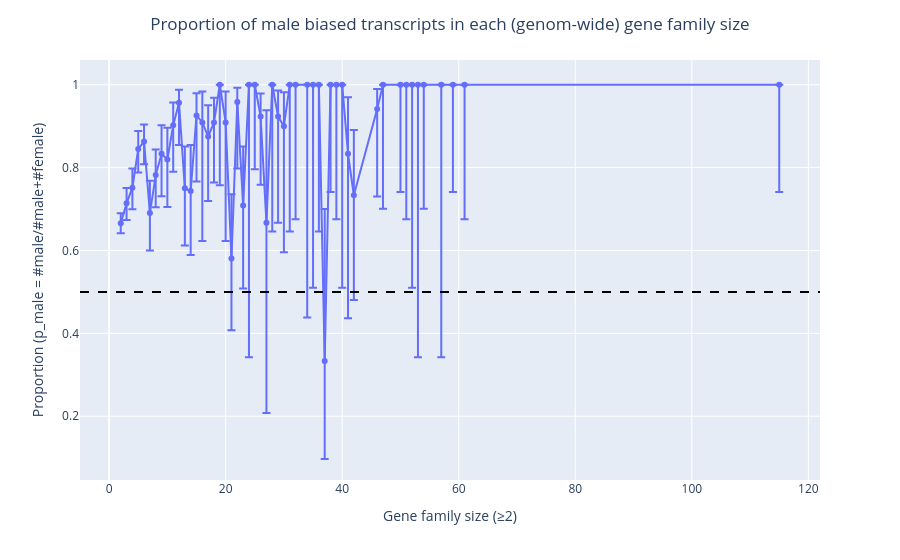

Write notebook code for a chart like this one.
### Markdown cell above
Plot

### Code cell
'''
SWITCH BACK TO hog_size_expressed to get the old plot back!
'''

fig1 = px.line(
    hog_counts,
    x="hog_size_genome",
    y="p_male",
    markers=True,
    hover_data={
        "male": True,
        "female": True,
        "total_biased": True,
        "p_male": ":.3f"
    }
)

fig1.update_traces(
    error_y=dict(
        type="data",
        symmetric=False,
        array=hog_counts["ci_upper"] - hog_counts["p_male"],
        arrayminus=hog_counts["p_male"] - hog_counts["ci_lower"]
    )
)

fig1.add_hline(
    y=0.5,
    line_dash="dash",
    line_color="black"
)

fig1.update_layout(
    title=dict(text="Proportion of male biased transcripts in each (genom-wide) gene family size", x=0.5, xanchor="center"),
    xaxis_title="Gene family size (≥2)",
    yaxis_title="Proportion (p_male = #male/#male+#female)",
)

fig1.show()

### Figure 1 — Plotly figure (JSON) as saved in the notebook; plotly's stock layout.template omitted (floating-point values rounded to 4 significant figures; data arrays with more than 128 entries replaced by an {"elided": "..."} marker saying what was removed)
{"data": [{"customdata": {"elided": "51x3 int values"}, "error_y": {"array": [0.02363, 0.03704, 0.04593, 0.0436, 0.04112, 0.07782, 0.06172, 0.06867, 0.07654, 0.05543, 0.03147, 0.1008, 0.1107, 0.05352, 0.07468, 0.0753, 0.05951, 0.0, 0.07468, 0.1552, 0.03427, 0.1425, 0.0, 0.0, 0.05557, 0.2718, 0.0, 0.06321, 0.08212, 0.0, 0.0, 0.0, 0.0, 0.0, 0.3667, 0.0, 0.0, 0.0, 0.1366, 0.1577, 0.04836, 0.0, 0.0, 0.0, 0.0, 0.0, 0.0, 0.0, 0.0, 0.0, 0.0], "arrayminus": [0.02449, 0.04015, 0.05242, 0.05661, 0.05501, 0.09033, 0.07755, 0.1024, 0.1144, 0.1117, 0.1018, 0.1378, 0.1544, 0.1596, 0.2865, 0.1557, 0.1448, 0.2425, 0.2865, 0.173, 0.1608, 0.2, 0.6576, 0.2039, 0.1645, 0.459, 0.3543, 0.2562, 0.3042, 0.3543, 0.3244, 0.5615, 0.4899, 0.3543, 0.2366, 0.2588, 0.3244, 0.4899, 0.3968, 0.2528, 0.211, 0.2992, 0.2588, 0.3244, 0.4899, 0.6576, 0.2992, 0.6576, 0.2588, 0.3244, 0.2588], "symmetric": false, "type": "data"}, "hovertemplate": "hog_size_genome=%{x}<br>p_male=%{y:.3f}<br>male=%{customdata[0]}<br>female=%{customdata[1]}<br>total_biased=%{customdata[2]}<extra></extra>", "legendgroup": "", "line": {"color": "#636efa", "dash": "solid"}, "marker": {"symbol": "circle"}, "mode": "lines+markers", "name": "", "orientation": "v", "showlegend": false, "type": "scatter", "x": [2, 3, 4, 5, 6, 7, 8, 9, 10, 11, 12, 13, 14, 15, 16, 17, 18, 19, 20, 21, 22, 23, 24, 25, 26, 27, 28, 29, 30, 31, 32, 34, 35, 36, 37, 38, 39, 40, 41, 42, 46, 47, 50, 51, 52, 53, 54, 57, 59, 61, 115], "xaxis": "x", "y": [0.666, 0.7137, 0.7517, 0.845, 0.8629, 0.6903, 0.782, 0.8333, 0.8197, 0.902, 0.9565, 0.75, 0.7436, 0.9259, 0.9091, 0.875, 0.9091, 1.0, 0.9091, 0.5806, 0.9583, 0.7083, 1.0, 1.0, 0.9231, 0.6667, 1.0, 0.9231, 0.9, 1.0, 1.0, 1.0, 1.0, 1.0, 0.3333, 1.0, 1.0, 1.0, 0.8333, 0.7333, 0.9412, 1.0, 1.0, 1.0, 1.0, 1.0, 1.0, 1.0, 1.0, 1.0, 1.0], "yaxis": "y"}], "layout": {"legend": {"tracegroupgap": 0}, "margin": {"t": 60}, "shapes": [{"line": {"color": "black", "dash": "dash"}, "type": "line", "x0": 0, "x1": 1, "xref": "x domain", "y0": 0.5, "y1": 0.5, "yref": "y"}], "title": {"text": "Proportion of male biased transcripts in each (genom-wide) gene family size", "x": 0.5, "xanchor": "center"}, "xaxis": {"anchor": "y", "domain": [0, 1], "title": {"text": "Gene family size (≥2)"}}, "yaxis": {"anchor": "x", "domain": [0, 1], "title": {"text": "Proportion (p_male = #male/#male+#female)"}}}}
